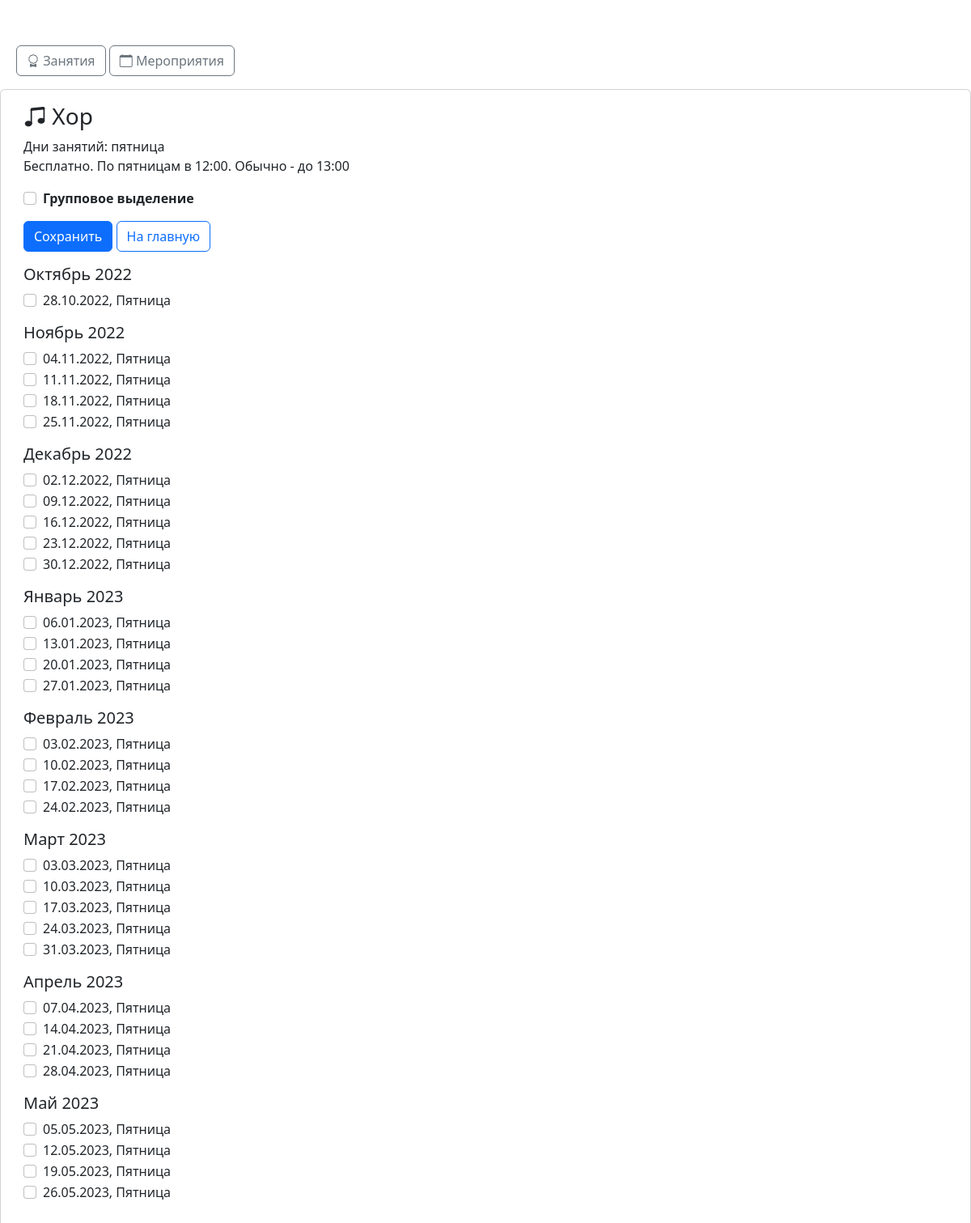
/multi_booking/1 (signed in), run on the app's committed database.
### booking/models.py (models this page shows, shortened)
class Schedule(models.Model):
    lesson = models.ForeignKey(Lesson, verbose_name='Занятие', on_delete=models.CASCADE, related_name='schedules')
    date_begin = models.DateField('Дата начала занятий')
    date_end = models.DateField('Дата завершения занятий')
    week_days = models.CharField('Дни проведения занятий', max_length=7, validators=[validate_schedule_week_days])
    class Meta:
        ordering = ('-date_begin', 'lesson')
        verbose_name = 'Расписание'
        verbose_name_plural = 'Расписания'
        constraints = [
            models.CheckConstraint(check=models.Q(date_begin__lt=models.F('date_end')), name='check_dates'),
        ]
    @property
    def next_lesson_day(self):
        if date.today() >= self.date_begin:
            evaluation_day = date.today()
        else:
            evaluation_day = self.date_begin
        weekday = evaluation_day.weekday()
        next_lesson_day = self.week_days.find('1', weekday + 1)
        next_lesson_delta = next_lesson_day - weekday
        if next_lesson_day == -1:
            next_lesson_day = self.week_days.find('1')
            next_lesson_delta = 7 - weekday + next_lesson_day
        next_lesson_date = evaluation_day + timedelta(days=next_lesson_delta)
        return next_lesson_date
    @property
    def week_schedule(self):
        week_days = [
            'Понедельник',
            'Вторник',
            'Среда',
            'Четверг',
            'Пятница',
            'Суббота',
            'Воскресенье',
        ]
        return ', '.join([item[1].lower() for item in zip(self.week_days, week_days) if int(item[0])])
    @property
    def lesson_days(self):
        lessons = {}
        lesson_day = self.next_lesson_day
        if (self.next_lesson_day - date.today()).days == 1:
            if datetime.now().hour >= settings.DEADLINE_TIME:
                lesson_day += timedelta(days=1)
        week_schedule = [num for num, day in enumerate(self.week_days) if int(day)]
        while lesson_day < self.date_end:
            if lesson_day.weekday() in week_schedule:
                key = lesson_day.replace(year=lesson_day.year, day=1)
                if lessons.get(key):
                    lessons[key].append(lesson_day)
                else:
                    lessons[key] = [lesson_day]
            lesson_day += timedelta(days=1)
        return lessons

class Lesson(models.Model):
    title = models.CharField('Название занятия', max_length=100, unique=True)
    description = models.TextField('Описание', null=True, blank=True)
    bootstrap_icon = models.CharField(
        'Иконка',
        max_length=50,
        default='bi-emoji-smile',
        help_text='https://icons.getbootstrap.com/icons/'
    )
    class Meta:
        ordering = ('title',)
        verbose_name = 'Занятие'
        verbose_name_plural = 'Занятия'

### booking/views.py (the view, shortened to what this page needs)
# urls.py: path('multi_booking/<int:lesson_id>', views.multi_booking, name="multi_booking"),
@login_required
def multi_booking(request, lesson_id):
    lesson = Schedule.objects.get(pk=lesson_id)
    booked = Booking.objects.filter(
        lesson=lesson_id,
        student=request.user,
        date__gte=date.today(),
    ).values_list('date', flat=True)
    template = 'booking/multi_booking.html'
    context = {
        'lesson': lesson,
        'booked': booked,
    }
    return render(request, template, context)

### booking/templates/booking/multi_booking.html (shortened to what this page needs)
{% extends 'base.html' %}
{% block content %}
<div class="card mb-3">
  <div class="card-body">
    <h3 class="card-title">
        <i class="bi {{ lesson.lesson.bootstrap_icon }}"></i>
        {{ lesson.lesson.title }}
    </h3>
    <p class="card-text">
        Дни занятий: {{ lesson.week_schedule }}<br />
        {{ lesson.lesson.description }}</p>
<div class="form-check mb-3">
  <input class="form-check-input" type="checkbox" value="" id="select_all" name="select_all" autocomplete="off" onclick="eventCheckBox()">
  <label class="form-check-label" for="select_all">
      <b>Групповое выделение</b>
  </label>
</div>
{% if lesson.lesson_days %}
      <form method="post" action="{% url 'booking:multi_booking' lesson.id %}">
    <button type="submit" class="btn btn-primary mb-3">Сохранить</button>
          <a href="{% url 'booking:cabinet' %}" class="btn btn-outline-primary mb-3">На главную</a>
{% for month, lessons in lesson.lesson_days.items %}
          <div class="mb-3">
          <h5>{{ month|date:"F Y" }}</h5>
          {% for lesson_date in lessons %}
<div class="form-check">
  <input class="form-check-input checkbox" type="checkbox" value='{{ lesson_date|date:"Y-m-d" }}' name='lesson_date' id='{{ lesson_date|date:"Y-m-d" }}' {% if lesson_date in booked %}checked{% endif %}>
  <label class="form-check-label" for='{{ lesson_date|date:"Y-m-d" }}'>
      {{lesson_date|date:"d.m.Y, l"}}
  </label>
</div>
{% endfor %}
              </div>
{% endfor %}
      </form>
{% endif %}
  </div>
</div>
{% endblock %}

### data on the page
Schedule: lesson "Хор", week_schedule "пятница", lesson.description "Бесплатно. По пятницам в 12:00. Обычно - до 13:00"

### other printed values
{{ month|date:"F Y" }} "Октябрь 2022" "Ноябрь 2022" "Декабрь 2022" "Январь 2023" "Февраль 2023" "Март 2023" "Апрель 2023" "Май 2023"
{{ lesson_date|date:"d.m.Y, l" }} "28.10.2022, Пятница" "04.11.2022, Пятница" "11.11.2022, Пятница" "18.11.2022, Пятница" "25.11.2022, Пятница" "02.12.2022, Пятница" "09.12.2022, Пятница" "16.12.2022, Пятница" "23.12.2022, Пятница" "30.12.2022, Пятница" "06.01.2023, Пятница" "13.01.2023, Пятница" "20.01.2023, Пятница" "27.01.2023, Пятница" "03.02.2023, Пятница" "10.02.2023, Пятница" "17.02.2023, Пятница" "24.02.2023, Пятница" "03.03.2023, Пятница" "10.03.2023, Пятница" "17.03.2023, Пятница" "24.03.2023, Пятница" "31.03.2023, Пятница" "07.04.2023, Пятница" "14.04.2023, Пятница" "21.04.2023, Пятница" "28.04.2023, Пятница" "05.05.2023, Пятница" "12.05.2023, Пятница" "19.05.2023, Пятница" "26.05.2023, Пятница"
